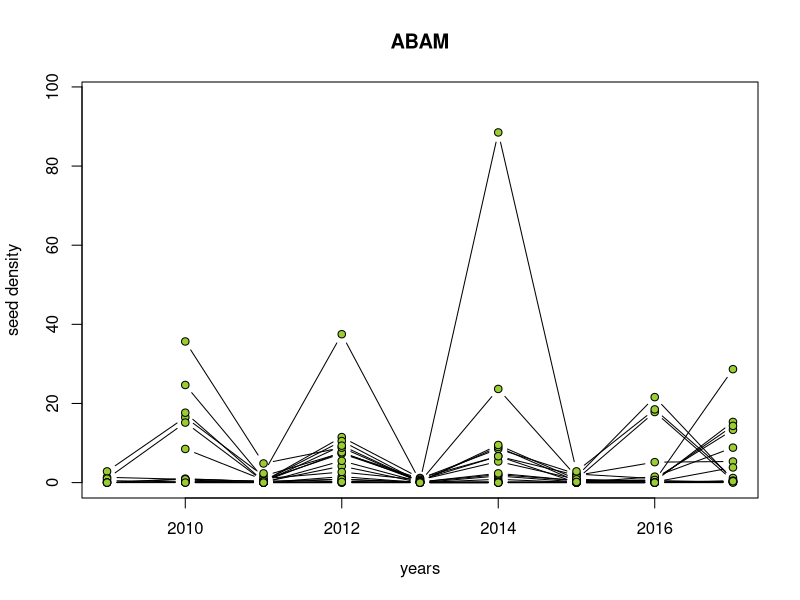
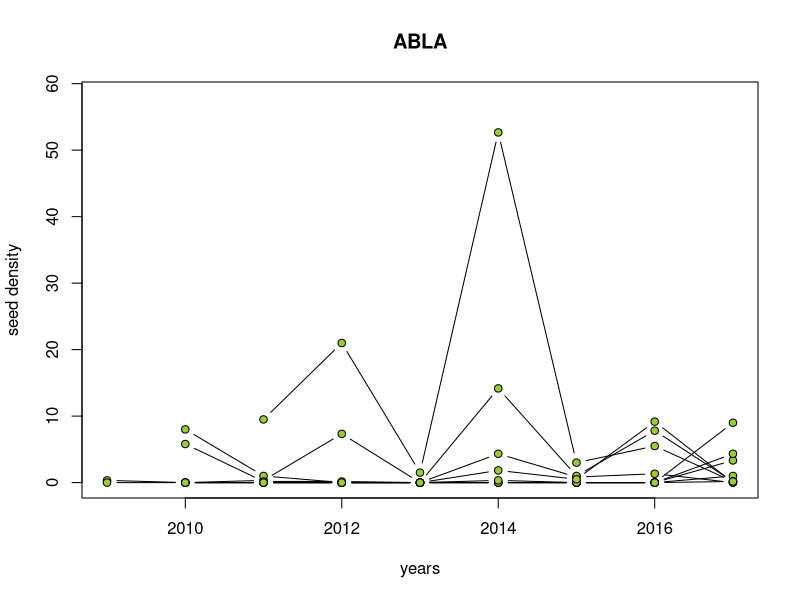
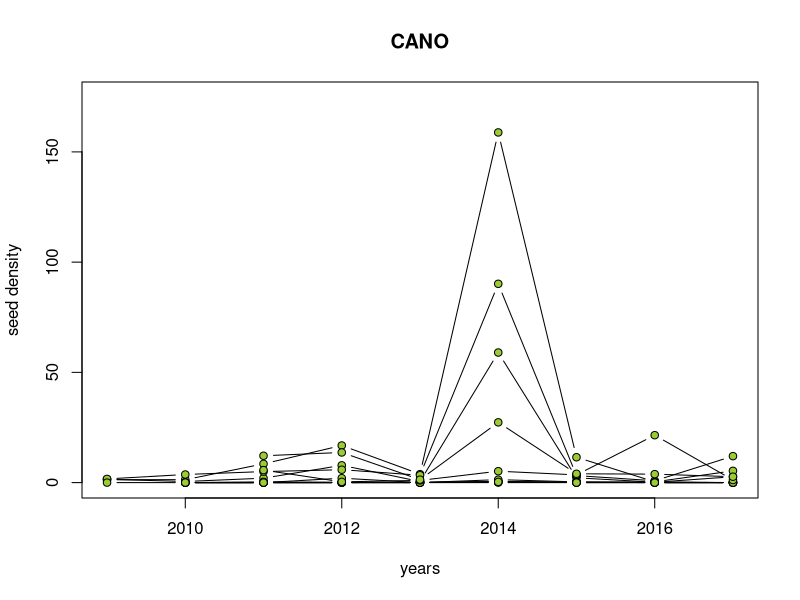
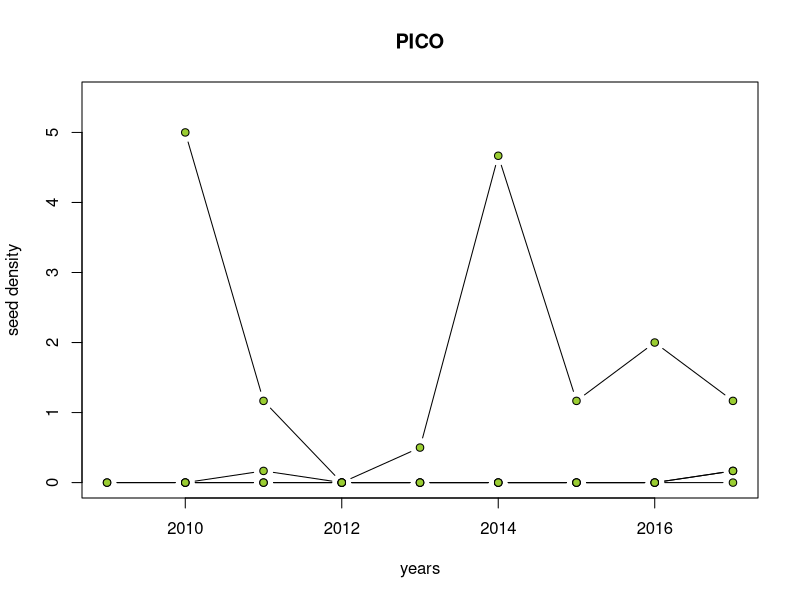
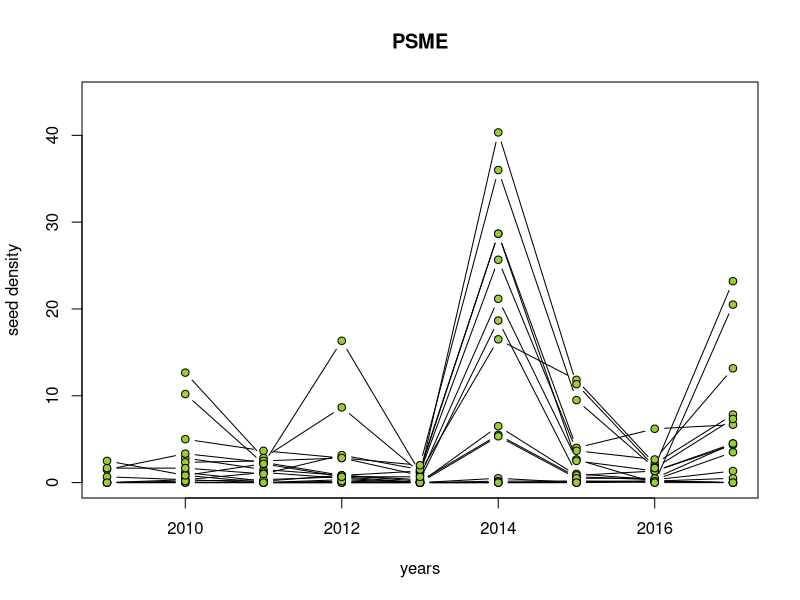
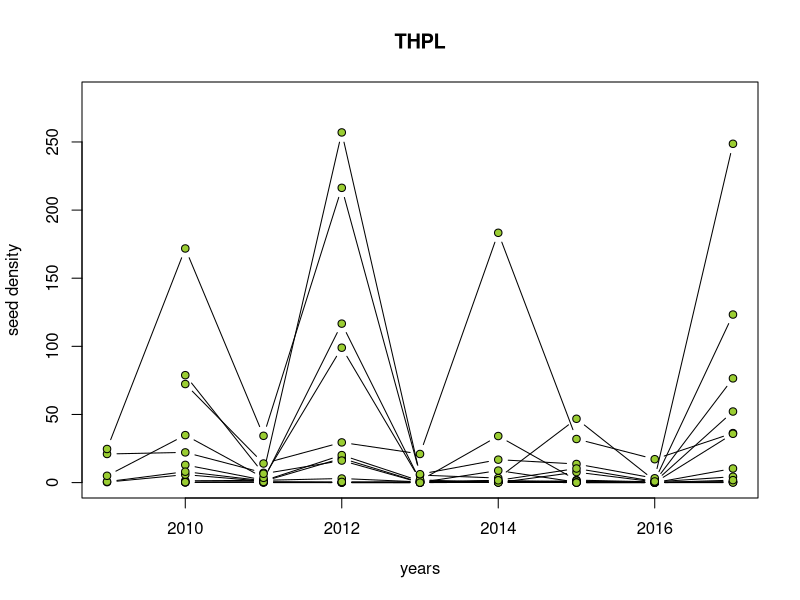
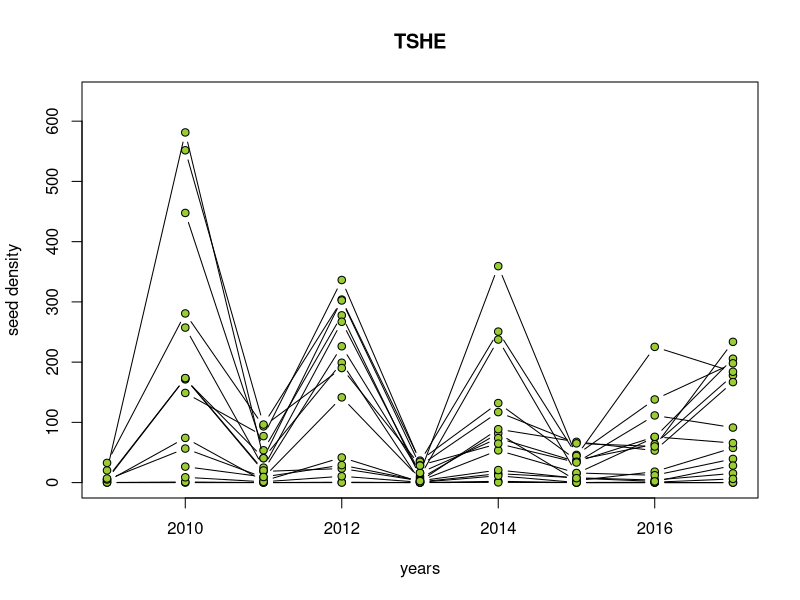
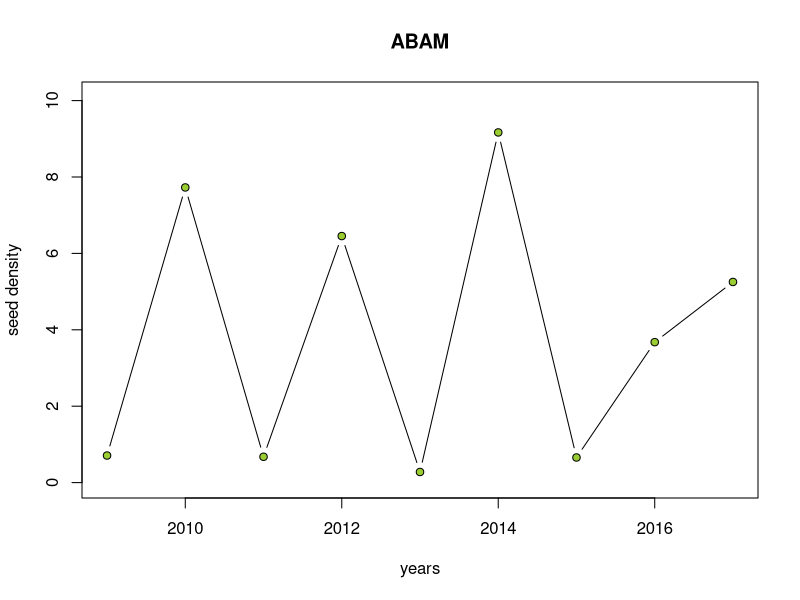

Write the R code that produced these figures, in order.
#####################################################################
#### Script to generate clean seed data from MORA trap data      ####
#### Reads in raw data, but assumes data entry errors corrected  ####
#### Creates full seeds per m2 per trap, species and year        ####
#### This includes zeros, and adds germinants in traps           ####
#### NA's for destroyed / lost samples                           ####
#### Not including decommissioned / not yet established          ####
#####################################################################

###Read in seed data, seed trap size data, seedtrap history, and missing traps
###Note - seed data have been cleaned and compiled from individual years
seeds <- read.csv("./data/MORA_cleanseeds_2009-2017.csv", header=TRUE) #seeds
trapsize <- read.csv("./data/MORA_seedtrapinfo_2009-2017.csv", header=TRUE) #trapsizes

###reconfigure trapsize data
trapsize2 <- trapsize[,1:5]
size <- rep(NA, times=dim(trapsize)[1]); year <- size
trapsize2 <- cbind(trapsize[,1:5], year, size)
finaltrap <- c()

for(i in 2009:2017){
  trapsize3 <- trapsize2
  trapsize3[,6] <- rep(i, dim(trapsize2)[1])
  tmpsize <- trapsize[,i-2002]
  trapsize3[,7] <- tmpsize
  finaltrap <- rbind(finaltrap,trapsize3)
}

#Merge size and seed data
seeds_anal <- merge(finaltrap,seeds,by = c("stand","trap","year"))

#Quick analysis by species
#spp <- unique(seeds_anal$species) #all species
spp <- c("ABAM","ABLA","CANO","PICO","PSME","THPL", "TSHE", "TMSE")
stnds <- unique(seeds_anal$stand)

for(i in 1:length(spp)){
  spp_seeds_anal <- seeds_anal[seeds_anal$species==spp[i],]

  #remove stands where the species is never found
  #first identify those stands
  stnds_rm <- c()
  
  for(j in 1:length(stnds)){
    stnd_spp_seeds_anal <- spp_seeds_anal[spp_seeds_anal$stand == stnds[j],]
    if(sum(na.omit(stnd_spp_seeds_anal$filledseeds))==0)
      {stnds_rm <- c(stnds_rm,stnds[j])}
  }
  
  #remove stands with no seeds in any years from dataframe
  if(length(stnds_rm)>15){next}
  
  if(length(stnds_rm)>0){
    for(j in 1:length(stnds_rm)){
      spp_seeds_anal <- spp_seeds_anal[spp_seeds_anal$stand!=stnds_rm[j],]
    }}

    if(sum(na.omit(spp_seeds_anal$filledseeds))<10){next}
    #Now analyzee - ask whether year and site and their interaction matter
    #use a glm with a Poisson distribution, and an offset (trapsize)
    null.mod <- glm(filledseeds ~ 1, family = poisson, offset = size, 
                    data = spp_seeds_anal)
    yr.mod <- glm(filledseeds ~ year, family = poisson, offset = size, 
                  data = spp_seeds_anal)
    stnd.mod <- glm(filledseeds ~ stand, family = poisson, offset = size, 
                    data = spp_seeds_anal)
    yrstnd.mod <- glm(filledseeds ~ year + stand, family = poisson, 
                      offset = size, data = spp_seeds_anal)
    yrxstnd.mod <- glm(filledseeds ~ year*stand, family = poisson, 
                       offset = size, data = spp_seeds_anal)
    
    #Anova table
    print(spp[i])
    AICs <- AIC(null.mod,yr.mod,stnd.mod,yrstnd.mod,yrxstnd.mod)
    print(anova(null.mod,yr.mod,stnd.mod,yrstnd.mod,yrxstnd.mod))
    print(AICs)
    
    #Graph
    # Specify the directory where PNG files will be stored
    output_directory <- "C:/Users/eleop/polybox/phD/PhD/R/Masting_US/Masting/Output/"
    # Create a PNG file for each species
    png(file = paste0(output_directory, "seed_density_", spp[i], ".png"), res = 100)
    #average
    seed_avg <- tapply(spp_seeds_anal$filledseeds, 
                       list(spp_seeds_anal$year,spp_seeds_anal$stand),
                       mean)
    #create a blank plot to add points to
    yrs <- as.numeric(dimnames(seed_avg)[[1]])
    plot(yrs,seed_avg[,1], xlab="years",ylab="seed density",
         type="n", ylim=c(0,1.1*max(na.omit(seed_avg[,]))))
    title(spp[i])
    
    #for loop to add lines for each year
    for(j in 1:dim(seed_avg)[2]){
      points(yrs,seed_avg[,j], type="b", pch=21, bg="yellowgreen")
    }
    # Save the plot as PNG
    dev.off()
}
  
#Second one for species but all sites together
for(i in 1:length(spp)){
  spp_seeds_anal <- seeds_anal[seeds_anal$species==spp[i],]
  
  #remove stands where the species is never found
  #first identify those stands
  stnds_rm <- c()
  
  for(j in 1:length(stnds)){
    stnd_spp_seeds_anal <- spp_seeds_anal[spp_seeds_anal$stand == stnds[j],]
    if(sum(na.omit(stnd_spp_seeds_anal$filledseeds))==0)
    {stnds_rm <- c(stnds_rm,stnds[j])}
  }
  
  #remove stands with no seeds in any years from dataframe
  if(length(stnds_rm)>15){next}
  
  if(length(stnds_rm)>0){
    for(j in 1:length(stnds_rm)){
      spp_seeds_anal <- spp_seeds_anal[spp_seeds_anal$stand!=stnds_rm[j],]
    }}
  
  if(sum(na.omit(spp_seeds_anal$filledseeds))<10){next}
  #Graph
  # Specify the directory where PNG files will be stored
  output_directory <- "C:/Users/eleop/polybox/phD/PhD/R/Masting_US/Masting/Output/"
  # Create a PNG file for each species
  png(file = paste0(output_directory, "seed_density_2", spp[i], ".png"), res = 100)
  #average
  seed_avg <- tapply(
    spp_seeds_anal$filledseeds,
    spp_seeds_anal$year,
    mean
  )
  #create a blank plot to add points to
  # create a blank plot to add points to
  yrs <- as.numeric(names(seed_avg))
  plot(yrs, seed_avg, xlab = "years", ylab = "seed density",
       type = "n", ylim = c(0, 1.1 * max(na.omit(seed_avg))))
  title(spp[i])
  
  # add points for each year
  points(yrs, seed_avg, type = "b", pch = 21, bg = "yellowgreen")
  
  # Save the plot as PNG
  dev.off()

}






